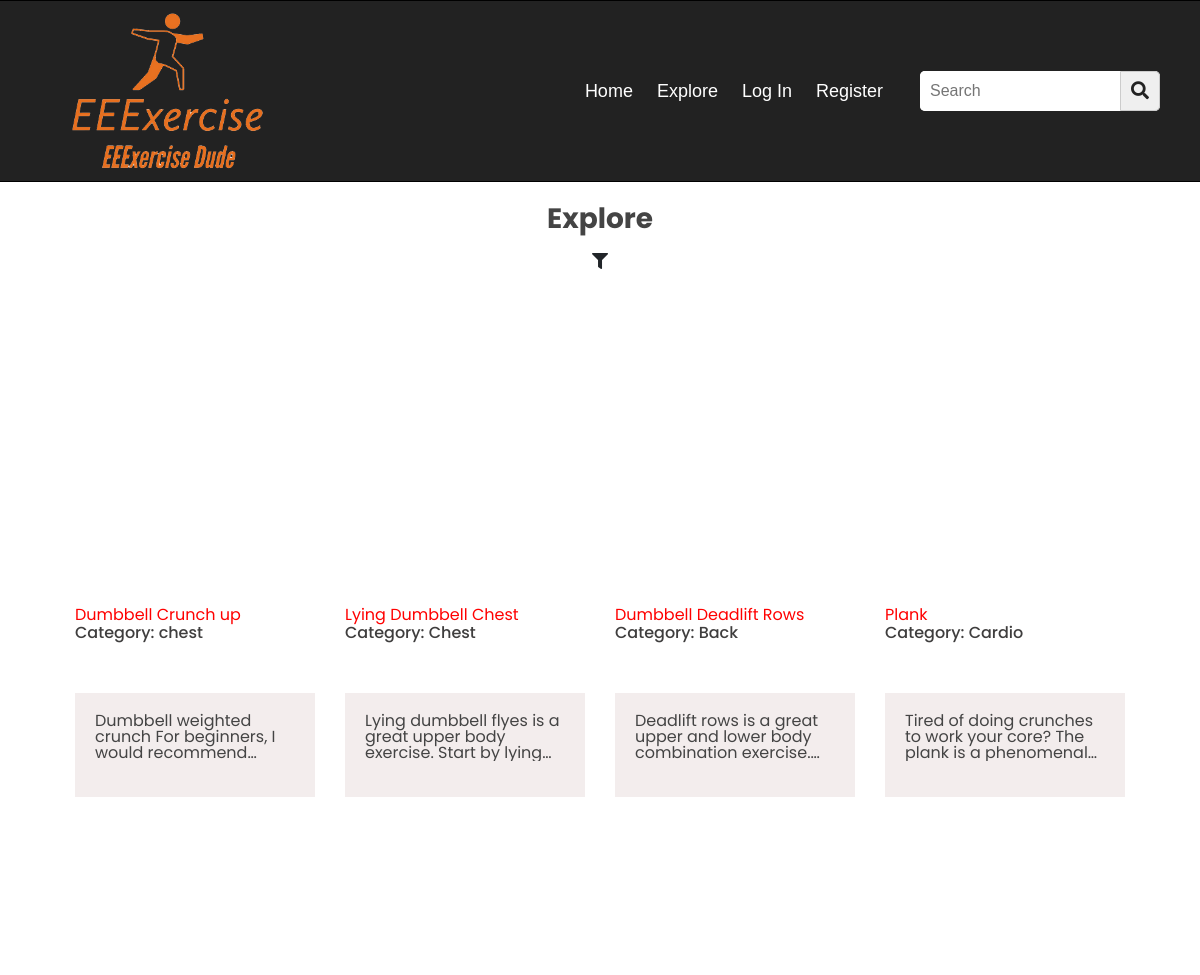
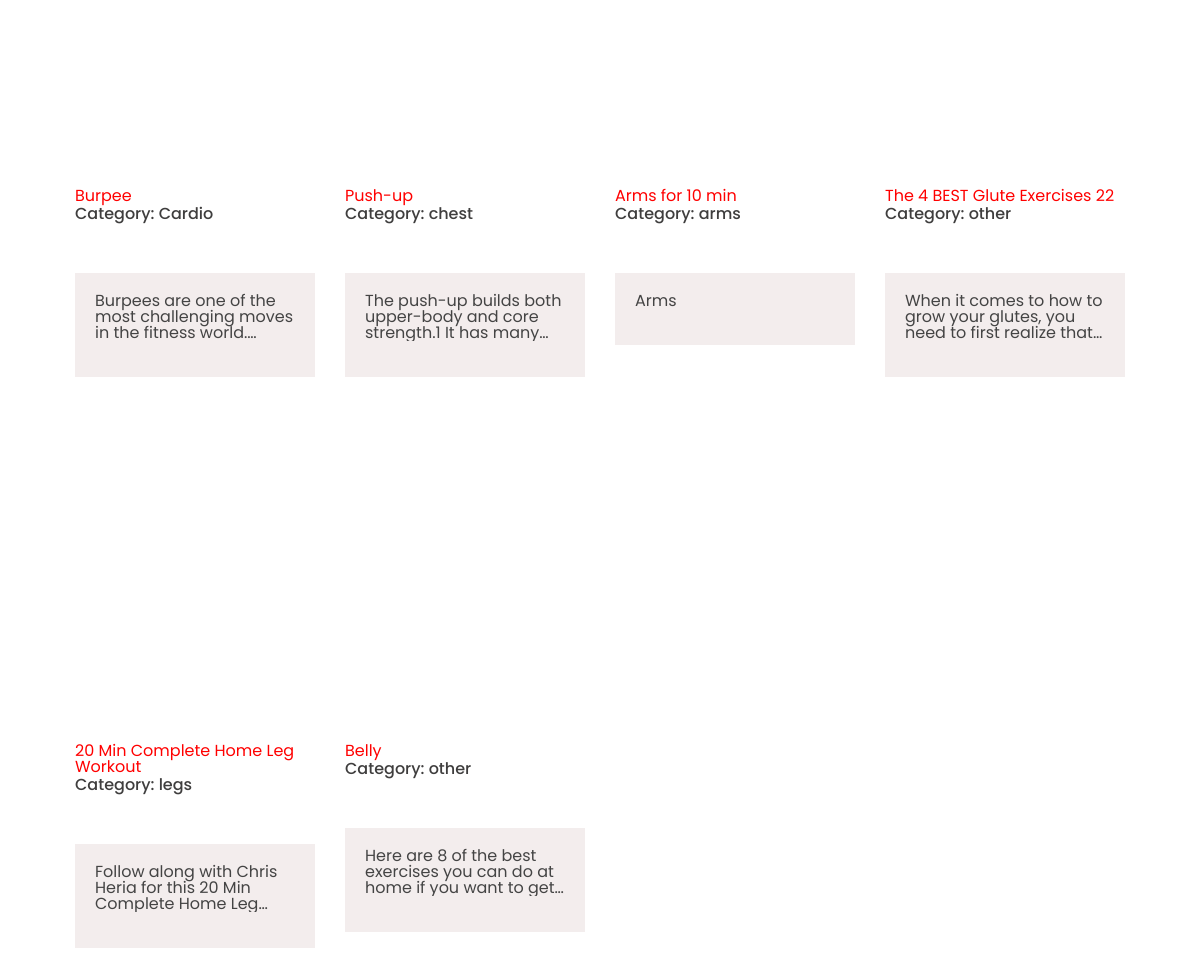
/explore, run on the app's committed database (2 pictures, top to bottom).
### excercise/models.py (models this page shows)
class Exercise(models.Model):
    name = models.CharField(max_length=200)
    description = models.TextField()
    link_video = models.TextField()
    id_link_video = models.TextField(null = True)
    category = models.CharField(max_length=255)
    duration = models.IntegerField()
    equipment = models.BooleanField()
    dificulty = models.IntegerField()
    approved = models.BooleanField(default=False)
    user_id = models.ForeignKey(UserE, on_delete=models.CASCADE, related_name="excercise_request_owner", null = True, default=None)
    admin_id = models.ForeignKey(UserE, on_delete=models.CASCADE, related_name="assessor", null = True, default=None)

### excercise/views.py (the view, shortened to what this page needs)
# urls.py: path("explore", views.explore, name="explore"),
def explore(request):
    print(sys.stderr, "Method Flag")
    '''Seacrg Form code'''
    '''Filter Form code'''
    return render(request, "excercise/explore.html", {
            "items": Exercise.objects.filter(approved=True),
            "items_review": Exercise.objects.filter(approved=False),
            "exploreFilterForm":ExploreFilterForm()
        })

### excercise/views.py
class ExploreFilterForm(forms.Form):
    min_duration = forms.IntegerField(widget=forms.NumberInput(attrs={'class':'row form-control', 'min':1,'max': 100,'type': 'number', 'onchange':"document.getElementById('filter-explore-form').submit()"}), required=False)
    max_duration = forms.IntegerField(widget=forms.NumberInput(attrs={'class':'row form-control', 'min':1,'max': 100,'type': 'number', 'onchange':"document.getElementById('filter-explore-form').submit()"}), required=False)
    category = forms.CharField(widget=forms.Select(attrs={'class':'row  form-control', 'onchange':"document.getElementById('filter-explore-form').submit()"}, choices = FILTER_CATEGORY_OPTIONS), required=False)
    dificulty = forms.CharField(widget=forms.Select(attrs={'class':'row  form-control', 'onchange':"document.getElementById('filter-explore-form').submit()"}, choices = FILTER_DIFICULTY_OPTIONS), required=False)
    equipment = forms.BooleanField(widget=forms.CheckboxInput(attrs={'class':'row  form-control', 'onchange':"document.getElementById('filter-explore-form').submit()"}), required=False)

### excercise/templates/excercise/explore.html (shortened to what this page needs)
{% extends "excercise/header.html" %}
{% load static %}
{% block style %}
<link href="{% static 'exercise/style_explore.css' %}" rel="stylesheet">
{% endblock %}
{% block body %}
<section class="section-products">
    <div class="container">
        <div class="row justify-content-center text-center">
            <div class="col-md-8 col-lg-6">
                <div class="header">
                    <h2 class="general_title">Explore</h2>
                    <li class="btn" id="btn_show_filters"><span class="fa fa-filter"></span></li>
                </div>
            </div>
        </div>
        <div id="approved_section" class="row">
                {% for item in items %}
                <div class="col-md-6 col-lg-4 col-xl-3">
                    <div style="background: url(https://img.youtube.com/vi/{{item.id_link_video}}/hqdefault.jpg) no-repeat center; background-size: cover; transition: all 0.3s;"
                        id="product-1" class="single-product">
                        <div class="part-1">
                        </div>
                    </div>
                    <div class="part-2">
                        <a class="product-title" href="{% url 'exercise' item.id %}">{{item.name}}</a>
                        <h4 class="product-price">Category: {{item.category}}</h4>
                    </div>
                    <div class="description-wrapper">
                        <p class="description-text">{{item.description}}</p>
                    </div>
                </div>
                {% endfor %}
        </div>
    </div>
</section>
{% endblock %}

### excercise/templates/excercise/header.html (shortened to what this page needs)
{% load static %}
<!DOCTYPE html>
<html lang="en">
    <head>
        <link rel="stylesheet" href="https://cdnjs.cloudflare.com/ajax/libs/font-awesome/5.15.4/css/all.min.css" type='text/css'>
        <link rel="stylesheet" href="https://stackpath.bootstrapcdn.com/bootstrap/4.4.1/css/bootstrap.min.css">
        <link href="{% static 'exercise/style_head.css' %}" rel="stylesheet">
        {% block style %}
        {% endblock %}
    </head>
    <body>
        <nav>
            <ul>
                <li class="li-logo">
                    <img src="{% static 'images/logoDarkBG.png' %}" alt="Logo" class="logo">
                </li>
                <div class="items">
                    <li><a href="{% url 'index' %}">Home</a></li>
                    <li><a href="{% url 'explore' %}">Explore</a></li>
                    {% if user.is_authenticated %}
                        {% if user.is_admin == false %}
                            <li><a href="{% url 'request' %}">Request an exercise</a></li>
                        {% endif %}
                        <li><a href="{% url 'logout' %}">Logout</a></li>
                    {% else %}
                    <li><a href="{% url 'login' %}">Log In</a></li>
                    <li><a href="{% url 'register' %}">Register</a></li>
                    {% endif %}
                </div>
                <li class="search-icon">
                    <form id="form-search-byname" name="form-search-byname" class="form-element" action="{% url 'explore' %}" method="POST">
                        <input id="search_input" name="search_input" type="search" placeholder="Search">
                        <button class="icon" type="submit">
                            <sapn class="fas fa-search"></sapn>
                        </button>
                    </form>
                </li>
            </ul>
        </nav>
        <div class="content">
            {% block body %}
            {% endblock %}
        </div>
    </body>
</html>

### excercise/static/exercise/style_head.css (style rules this page uses)
body { line-height: 1; }
.content { z-index: -1; position:flex; }
.form-element { display: flex; }
.general_title { margin-top: 5px; font-size: 1.75rem; font-weight: 400; font-weight: bold; color: #444444; }
nav * { margin: 0; padding: 0; color: #f2f2f2; box-sizing: border-box; font-family: 'Montserrat', sans-serif; }
nav { background:#222222; padding: 10px 40px 10px 70px; border: 1px solid black; border-left: none; border-right: none; }
nav ul { display: flex; list-style: none; flex-wrap: wrap; align-items: center; justify-content: center; margin-bottom: 0; }
nav ul li.li-logo { flex: 1; font-size: 30px; font-weight: 700; }
nav ul div.items { padding: 0 25px; display: inline-flex; }
nav ul div.items a { text-decoration: none; font-size: 18px; padding: 0 12px; color: #fff }
nav ul .search-icon { height: 40px; width: 240px; display: flex; background: #f2f2f2; border-radius: 5px; }
nav ul .search-icon input { height: 100%; width: 200px; border: none; outline: none; color: #000; padding: 0 10px; border-radius: 5px 0 0 5px; font-size: 16px; }
nav ul .search-icon .icon { height: 100%; width: 40px; line-height: 40px; text-align: center; border: 1px solid #cccccc; border-radius: 0 5px 5px 0; cursor: pointer; }
.fa-search { color: #222222; font-size: 18px; }
.logo { width: 100%; max-width: 200px; height: auto; }

### excercise/static/exercise/style_explore.css (style rules this page uses)
@media (min-width: 1200px) { .container, .container-lg, .container-md, .container-sm, .container-xl { max-width: 90%; } }
body { font-family: "Poppins", sans-serif; color: #444444; }
.section-products { padding: 15px 0 54px; }
.section-products .header { margin-bottom: 10px; }
.section-products .single-product { margin-bottom: 26px; }
.section-products .single-product .part-1 { position: relative; height: 290px; max-height: 290px; margin-bottom: 20px; overflow: hidden; }
.section-products .single-product .part-1::before { position: absolute; content: ""; top: 0; left: 0; width: 100%; height: 100%; z-index: -1; transition: all 0.3s; }
.section-products .part-1::before { background: url("https://upload.wikimedia.org/wikipedia/commons/thumb/6/65/No-Image-Placeholder.svg/1665px-No-Image-Placeholder.svg.png") no-repeat center; background-size: cover; transition: all 0.3s; }
.description-wrapper { padding: 20px; background: #f3eded; max-width: 400px; margin: 50px auto; }
.description-text { overflow: hidden; display: -webkit-box; -webkit-line-clamp: 3; -webkit-box-orient: vertical; }
.product-title { font-size: 1rem; color: red; }
.product-price { font-size: 1rem; color: rgb(63, 62, 62); }

### data on the page
Exercise: name "Dumbbell Crunch up", category "chest", description "Dumbbell weighted crunch For beginners, I would…"
Exercise: name "Lying Dumbbell Chest", category "Chest", description "Lying dumbbell flyes is a great upper body exercise. Start by…"
Exercise: name "Dumbbell Deadlift Rows", category "Back", description "Deadlift rows is a great upper and lower body combination…"
Exercise: name "Plank", category "Cardio", description "Tired of doing crunches to work your core? The plank is a…"
Exercise: name "Burpee", category "Cardio", description "Burpees are one of the most challenging moves in the fitness…"
Exercise: name "Push-up", category "chest", description "The push-up builds both upper-body and core strength.1 It has…"
Exercise: name "Arms for 10 min", category "arms", description "Arms"
Exercise: name "The 4 BEST Glute Exercises 22", category "other", description "When it comes to how to grow your glutes, you need to first realize…"
Exercise: name "20 Min Complete Home Leg Workout", category "legs", description "Follow along with Chris Heria for this 20 Min Complete Home…"
Exercise: name "Belly", category "other", description "Here are 8 of the best exercises you can do at home if you want to…"
